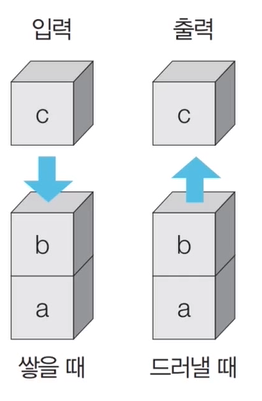
#> input picture images/0_자료구조/image-20220102221930088.png, 262 x 401 px, given in place of puppy.bmp, which was not available
$ jupyter execute ex_Ch_1_OpenCV_intro.ipynb   (text cells are left out)
#> lines starting #> are read from the running program, lines starting #| are printed output that depends on the picture; pictures that were not available may be replaced by others from this repository, and a replacement may not be noted
[cell 1]
import cv2
import numpy as np
import sys

cv2.__version__

[cell 2]
img = cv2.imread('./fig/puppy.bmp', flags=cv2.IMREAD_COLOR)
#> img is the input picture: shape (401, 262, 3); mean B, G, R 232.8, 231.1, 229.4
print('dtype :', type(img))
#| dtype : <class 'numpy.ndarray'>
print('image dimension :', img.shape)
#| image dimension : (401, 262, 3)

[cell 3]
img = cv2.imread('./fig/puppy.bmp', flags=cv2.IMREAD_GRAYSCALE)
#> img: shape (401, 262); min 10, max 255, mean 230.6

if img is None:
    print('image read failed')
    sys.exit()

cv2.namedWindow('image')
cv2.imshow('image', img)

cv2.waitKey()

cv2.destroyAllWindows()

[cell 4]
img = cv2.imread('./fig/puppy_1280_853.jpg', flags=cv2.IMREAD_REDUCED_COLOR_2)
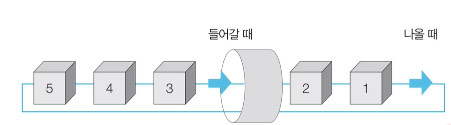
#> input picture images/0_자료구조/image-20220102223622574.png, 451 x 125 px, given in place of puppy_1280_853.jpg, which was not available
#> img is the input picture: shape (125, 451, 3); mean B, G, R 243.1, 242, 239.9
print('original shape :', '(853, 1280, 3)')
print('transformed shape :', img.shape)
#| transformed shape : (125, 451, 3)

cv2.namedWindow('image')
cv2.imshow('image', img)

cv2.waitKey()

cv2.destroyAllWindows()

[cell 5]
img = cv2.imread('./fig/puppy.bmp')
print('original shape :', img.shape)
#| original shape : (401, 262, 3)

img_re = cv2.resize(img, (320,240), interpolation = cv2.INTER_AREA)
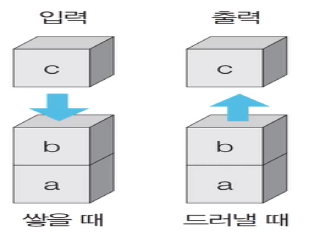
#> img_re: shape (240, 320, 3); mean B, G, R 232.8, 231.1, 229.4
print('transformed shape :', img_re.shape)
#| transformed shape : (240, 320, 3)

cv2.namedWindow('image')
cv2.namedWindow('image_re')
cv2.imshow('image', img)
cv2.imshow('image_re', img_re)

cv2.imwrite('./fig/puppy_reduce.bmp', img_re)

cv2.waitKey()

cv2.destroyAllWindows()

[cell 6]
img = cv2.imread('./fig/puppy_1280_853.jpg', cv2.IMREAD_COLOR)
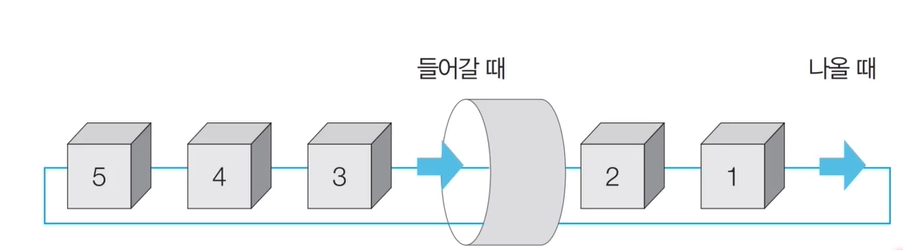
#> img: shape (250, 903, 3); mean B, G, R 243.1, 242, 239.9

if img is None:
    print('image read failed')
    sys.exit()

# default : cv2.WINDOW_AUTOSIZE
# cv2.WINDOW_NORMAL : 윈도우창 크기 조정가능
cv2.namedWindow('image', cv2.WINDOW_NORMAL)

# 창 생성위치 설정
cv2.moveWindow('image', 300, 100)
cv2.imshow('image', img)

key = cv2.waitKey(3000)
#> (key q is pressed here)
print('press "a" and return :', key)
cv2.destroyAllWindows()

[cell 7]
ord('a'), chr(97)

[cell 8]
img = cv2.imread('./fig/puppy.bmp', cv2.IMREAD_COLOR)

if img is None:
    print('image read failed')
    sys.exit()

cv2.namedWindow('image')
cv2.imshow('image', img)

# press esc or q button
while True:
    key = cv2.waitKey()
#> (key q is pressed here)
    if key == ord('q') or key == 27:
        break

cv2.destroyAllWindows()

[cell 9]
import matplotlib.pyplot as plt

# BGR
img = cv2.imread('./fig/puppy.bmp', cv2.IMREAD_COLOR)

if img is None:
    print('image read failed')
    sys.exit()

cv2.namedWindow('image')
cv2.imshow('image',img)

# RGB convert
imgRGB = cv2.cvtColor(img, cv2.COLOR_BGR2RGB)
imgGray = cv2.cvtColor(img, cv2.COLOR_BGR2GRAY)

plt.figure(figsize = (12,8))
plt.subplot(141), plt.imshow(img), plt.axis('off')
plt.subplot(142), plt.imshow(imgRGB), plt.axis('off')
plt.subplot(143), plt.imshow(imgGray), plt.axis('off') # gray - pseudo color.
plt.subplot(144), plt.imshow(imgGray, cmap = 'gray'), plt.axis('off')
plt.show()
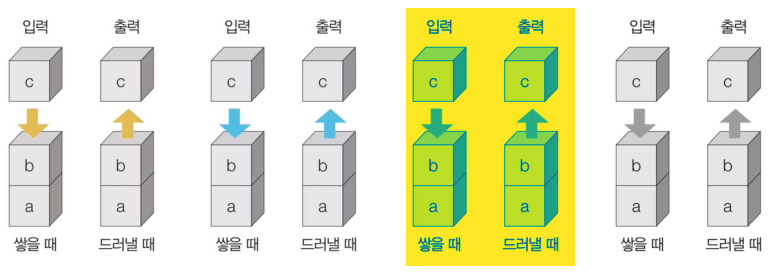
#> figure drawn by matplotlib, 4 panels; B, G, R data is drawn as R, G, B

while True:
    if cv2.waitKey() == 27:
#> (key q is pressed here)
        break
cv2.destroyAllWindows()

[cell 10]
# 자동 화면전환
import os
img_list = os.listdir('./fig/images/')
print(img_list)

img_path = []
for i in img_list:
    img_path_all = './fig/images/' + i
    img_path.append(img_path_all)

cv2.namedWindow('image')
cv2.setWindowProperty('image', cv2.WND_PROP_FULLSCREEN, cv2.WINDOW_FULLSCREEN)

for i in img_path:
    img = cv2.imread(i, cv2.IMREAD_COLOR)
    cv2.imshow('image', img)

    cv2.waitKey(3000)

cv2.destroyAllWindows()

[cell 11]
# ver.무한동력
import glob
img_list = glob.glob('./fig/images/*.jpg')

cv2.namedWindow('image')
cv2.setWindowProperty('image', cv2.WND_PROP_FULLSCREEN, cv2.WINDOW_FULLSCREEN)
idx = 0

while True:
    img_name = img_path[idx]
    img = cv2.imread(img_name, cv2.IMREAD_COLOR)

    cv2.imshow('image', img)

    key = cv2.waitKey(2000)
#> (key q is pressed here)
